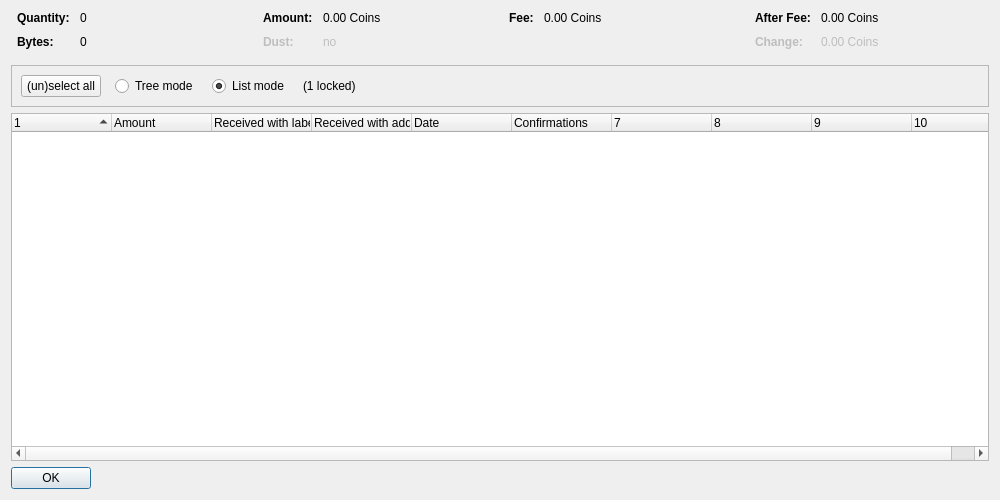
<?xml version="1.0" encoding="UTF-8"?>
<ui version="4.0">
 <class>CoinControlDialog</class>
 <widget class="QDialog" name="CoinControlDialog">
  <property name="geometry">
   <rect>
    <x>0</x>
    <y>0</y>
    <width>1000</width>
    <height>500</height>
   </rect>
  </property>
  <property name="windowTitle">
   <string>Coin Selection</string>
  </property>
  <layout class="QVBoxLayout" name="verticalLayout">
   <item>
    <layout class="QHBoxLayout" name="horizontalLayoutTop" stretch="0,0,0,0">
     <property name="topMargin">
      <number>0</number>
     </property>
     <property name="bottomMargin">
      <number>10</number>
     </property>
     <item>
      <layout class="QFormLayout" name="formLayoutCoinControl1">
       <property name="horizontalSpacing">
        <number>10</number>
       </property>
       <property name="verticalSpacing">
        <number>10</number>
       </property>
       <property name="leftMargin">
        <number>6</number>
       </property>
       <property name="rightMargin">
        <number>6</number>
       </property>
       <item row="0" column="0">
        <widget class="QLabel" name="labelCoinControlQuantityText">
         <property name="font">
          <font>
           <weight>75</weight>
           <bold>true</bold>
          </font>
         </property>
         <property name="text">
          <string>Quantity:</string>
         </property>
        </widget>
       </item>
       <item row="0" column="1">
        <widget class="QLabel" name="labelCoinControlQuantity">
         <property name="cursor">
          <cursorShape>IBeamCursor</cursorShape>
         </property>
         <property name="contextMenuPolicy">
          <enum>Qt::ActionsContextMenu</enum>
         </property>
         <property name="text">
          <string notr="true">0</string>
         </property>
         <property name="textInteractionFlags">
          <set>Qt::LinksAccessibleByMouse|Qt::TextSelectableByKeyboard|Qt::TextSelectableByMouse</set>
         </property>
        </widget>
       </item>
       <item row="1" column="0">
        <widget class="QLabel" name="labelCoinControlBytesText">
         <property name="font">
          <font>
           <weight>75</weight>
           <bold>true</bold>
          </font>
         </property>
         <property name="text">
          <string>Bytes:</string>
         </property>
        </widget>
       </item>
       <item row="1" column="1">
        <widget class="QLabel" name="labelCoinControlBytes">
         <property name="cursor">
          <cursorShape>IBeamCursor</cursorShape>
         </property>
         <property name="contextMenuPolicy">
          <enum>Qt::ActionsContextMenu</enum>
         </property>
         <property name="text">
          <string notr="true">0</string>
         </property>
         <property name="textInteractionFlags">
          <set>Qt::LinksAccessibleByMouse|Qt::TextSelectableByKeyboard|Qt::TextSelectableByMouse</set>
         </property>
        </widget>
       </item>
      </layout>
     </item>
     <item>
      <layout class="QFormLayout" name="formLayoutCoinControl2">
       <property name="horizontalSpacing">
        <number>10</number>
       </property>
       <property name="verticalSpacing">
        <number>10</number>
       </property>
       <property name="leftMargin">
        <number>6</number>
       </property>
       <property name="rightMargin">
        <number>6</number>
       </property>
       <item row="0" column="0">
        <widget class="QLabel" name="labelCoinControlAmountText">
         <property name="font">
          <font>
           <weight>75</weight>
           <bold>true</bold>
          </font>
         </property>
         <property name="text">
          <string>Amount:</string>
         </property>
        </widget>
       </item>
       <item row="0" column="1">
        <widget class="QLabel" name="labelCoinControlAmount">
         <property name="cursor">
          <cursorShape>IBeamCursor</cursorShape>
         </property>
         <property name="contextMenuPolicy">
          <enum>Qt::ActionsContextMenu</enum>
         </property>
         <property name="text">
          <string notr="true">0.00 Coins</string>
         </property>
         <property name="textInteractionFlags">
          <set>Qt::LinksAccessibleByMouse|Qt::TextSelectableByKeyboard|Qt::TextSelectableByMouse</set>
         </property>
        </widget>
       </item>
       <item row="1" column="0">
        <widget class="QLabel" name="labelCoinControlLowOutputText">
         <property name="enabled">
          <bool>false</bool>
         </property>
         <property name="font">
          <font>
           <weight>75</weight>
           <bold>true</bold>
          </font>
         </property>
         <property name="text">
          <string>Dust:</string>
         </property>
        </widget>
       </item>
       <item row="1" column="1">
        <widget class="QLabel" name="labelCoinControlLowOutput">
         <property name="enabled">
          <bool>false</bool>
         </property>
         <property name="cursor">
          <cursorShape>IBeamCursor</cursorShape>
         </property>
         <property name="contextMenuPolicy">
          <enum>Qt::ActionsContextMenu</enum>
         </property>
         <property name="text">
          <string notr="true">no</string>
         </property>
         <property name="textInteractionFlags">
          <set>Qt::LinksAccessibleByMouse|Qt::TextSelectableByKeyboard|Qt::TextSelectableByMouse</set>
         </property>
        </widget>
       </item>
      </layout>
     </item>
     <item>
      <layout class="QFormLayout" name="formLayoutCoinControl3">
       <property name="horizontalSpacing">
        <number>10</number>
       </property>
       <property name="verticalSpacing">
        <number>10</number>
       </property>
       <property name="leftMargin">
        <number>6</number>
       </property>
       <property name="rightMargin">
        <number>6</number>
       </property>
       <item row="0" column="0">
        <widget class="QLabel" name="labelCoinControlFeeText">
         <property name="font">
          <font>
           <weight>75</weight>
           <bold>true</bold>
          </font>
         </property>
         <property name="text">
          <string>Fee:</string>
         </property>
        </widget>
       </item>
       <item row="0" column="1">
        <widget class="QLabel" name="labelCoinControlFee">
         <property name="cursor">
          <cursorShape>IBeamCursor</cursorShape>
         </property>
         <property name="contextMenuPolicy">
          <enum>Qt::ActionsContextMenu</enum>
         </property>
         <property name="text">
          <string notr="true">0.00 Coins</string>
         </property>
         <property name="textInteractionFlags">
          <set>Qt::LinksAccessibleByMouse|Qt::TextSelectableByKeyboard|Qt::TextSelectableByMouse</set>
         </property>
        </widget>
       </item>
      </layout>
     </item>
     <item>
      <layout class="QFormLayout" name="formLayoutCoinControl4">
       <property name="horizontalSpacing">
        <number>10</number>
       </property>
       <property name="verticalSpacing">
        <number>10</number>
       </property>
       <property name="leftMargin">
        <number>6</number>
       </property>
       <property name="rightMargin">
        <number>6</number>
       </property>
       <item row="0" column="0">
        <widget class="QLabel" name="labelCoinControlAfterFeeText">
         <property name="font">
          <font>
           <weight>75</weight>
           <bold>true</bold>
          </font>
         </property>
         <property name="text">
          <string>After Fee:</string>
         </property>
        </widget>
       </item>
       <item row="0" column="1">
        <widget class="QLabel" name="labelCoinControlAfterFee">
         <property name="cursor">
          <cursorShape>IBeamCursor</cursorShape>
         </property>
         <property name="contextMenuPolicy">
          <enum>Qt::ActionsContextMenu</enum>
         </property>
         <property name="text">
          <string notr="true">0.00 Coins</string>
         </property>
         <property name="textInteractionFlags">
          <set>Qt::LinksAccessibleByMouse|Qt::TextSelectableByKeyboard|Qt::TextSelectableByMouse</set>
         </property>
        </widget>
       </item>
       <item row="1" column="0">
        <widget class="QLabel" name="labelCoinControlChangeText">
         <property name="enabled">
          <bool>false</bool>
         </property>
         <property name="font">
          <font>
           <weight>75</weight>
           <bold>true</bold>
          </font>
         </property>
         <property name="text">
          <string>Change:</string>
         </property>
        </widget>
       </item>
       <item row="1" column="1">
        <widget class="QLabel" name="labelCoinControlChange">
         <property name="enabled">
          <bool>false</bool>
         </property>
         <property name="cursor">
          <cursorShape>IBeamCursor</cursorShape>
         </property>
         <property name="contextMenuPolicy">
          <enum>Qt::ActionsContextMenu</enum>
         </property>
         <property name="text">
          <string notr="true">0.00 Coins</string>
         </property>
         <property name="textInteractionFlags">
          <set>Qt::LinksAccessibleByMouse|Qt::TextSelectableByKeyboard|Qt::TextSelectableByMouse</set>
         </property>
        </widget>
       </item>
      </layout>
     </item>
    </layout>
   </item>
   <item>
    <widget class="QFrame" name="frame">
     <property name="minimumSize">
      <size>
       <width>0</width>
       <height>40</height>
      </size>
     </property>
     <property name="frameShape">
      <enum>QFrame::StyledPanel</enum>
     </property>
     <property name="frameShadow">
      <enum>QFrame::Sunken</enum>
     </property>
     <layout class="QHBoxLayout" name="horizontalLayout">
      <item>
       <layout class="QHBoxLayout" name="horizontalLayoutPanel" stretch="0,0,0,0,0">
        <property name="spacing">
         <number>14</number>
        </property>
        <item>
         <widget class="QPushButton" name="pushButtonSelectAll">
          <property name="sizePolicy">
           <sizepolicy hsizetype="Maximum" vsizetype="Fixed">
            <horstretch>0</horstretch>
            <verstretch>0</verstretch>
           </sizepolicy>
          </property>
          <property name="text">
           <string>(un)select all</string>
          </property>
          <property name="autoDefault">
           <bool>false</bool>
          </property>
         </widget>
        </item>
        <item>
         <widget class="QRadioButton" name="radioTreeMode">
          <property name="sizePolicy">
           <sizepolicy hsizetype="Maximum" vsizetype="Fixed">
            <horstretch>0</horstretch>
            <verstretch>0</verstretch>
           </sizepolicy>
          </property>
          <property name="text">
           <string>Tree mode</string>
          </property>
         </widget>
        </item>
        <item>
         <widget class="QRadioButton" name="radioListMode">
          <property name="sizePolicy">
           <sizepolicy hsizetype="Maximum" vsizetype="Fixed">
            <horstretch>0</horstretch>
            <verstretch>0</verstretch>
           </sizepolicy>
          </property>
          <property name="text">
           <string>List mode</string>
          </property>
          <property name="checked">
           <bool>true</bool>
          </property>
         </widget>
        </item>
        <item>
         <widget class="QLabel" name="labelLocked">
          <property name="text">
           <string notr="true">(1 locked)</string>
          </property>
         </widget>
        </item>
        <item>
         <spacer name="horizontalSpacer">
          <property name="orientation">
           <enum>Qt::Horizontal</enum>
          </property>
          <property name="sizeHint" stdset="0">
           <size>
            <width>40</width>
            <height>20</height>
           </size>
          </property>
         </spacer>
        </item>
       </layout>
      </item>
     </layout>
    </widget>
   </item>
   <item>
    <widget class="CoinControlTreeWidget" name="treeWidget">
     <property name="contextMenuPolicy">
      <enum>Qt::CustomContextMenu</enum>
     </property>
     <property name="sortingEnabled">
      <bool>false</bool>
     </property>
     <property name="columnCount">
      <number>10</number>
     </property>
     <attribute name="headerShowSortIndicator" stdset="0">
      <bool>true</bool>
     </attribute>
     <attribute name="headerStretchLastSection">
      <bool>false</bool>
     </attribute>
     <column>
      <property name="text">
       <string/>
      </property>
     </column>
     <column>
      <property name="text">
       <string>Amount</string>
      </property>
     </column>
     <column>
      <property name="text">
       <string>Received with label</string>
      </property>
     </column>
     <column>
      <property name="text">
       <string>Received with address</string>
      </property>
     </column>
     <column>
      <property name="text">
       <string>Date</string>
      </property>
     </column>
     <column>
      <property name="text">
       <string>Confirmations</string>
      </property>
      <property name="toolTip">
       <string>Confirmed</string>
      </property>
     </column>
     <column>
      <property name="text">
       <string/>
      </property>
     </column>
     <column>
      <property name="text">
       <string/>
      </property>
     </column>
     <column>
      <property name="text">
       <string/>
      </property>
     </column>
     <column>
      <property name="text">
       <string/>
      </property>
     </column>
    </widget>
   </item>
   <item>
    <widget class="QDialogButtonBox" name="buttonBox">
     <property name="sizePolicy">
      <sizepolicy hsizetype="Maximum" vsizetype="Fixed">
       <horstretch>0</horstretch>
       <verstretch>0</verstretch>
      </sizepolicy>
     </property>
     <property name="orientation">
      <enum>Qt::Horizontal</enum>
     </property>
     <property name="standardButtons">
      <set>QDialogButtonBox::Ok</set>
     </property>
    </widget>
   </item>
  </layout>
 </widget>
 <customwidgets>
  <customwidget>
   <class>CoinControlTreeWidget</class>
   <extends>QTreeWidget</extends>
   <header>coincontroltreewidget.h</header>
  </customwidget>
 </customwidgets>
 <resources/>
 <connections/>
</ui>
